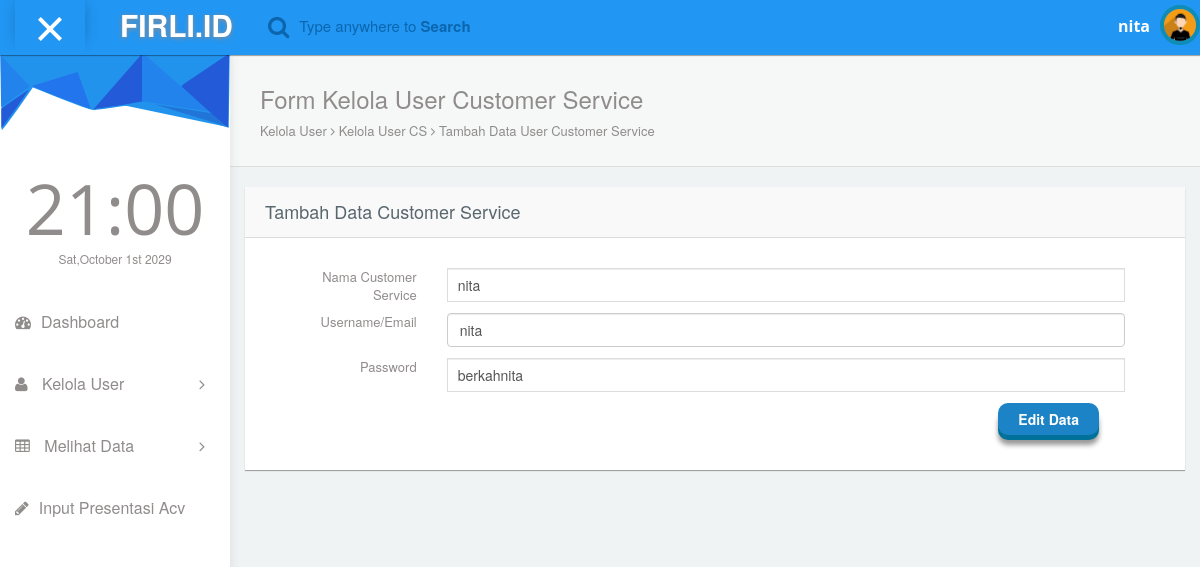
Page /Owner/form_kelola_user_cs.php?edit=usrcs_nita (signed in) on the committed database.
### tables this page shows
CREATE TABLE `ds_account_cs` (
  `id_account_cs` varchar(200) NOT NULL,
  `username` varchar(200) NOT NULL,
  `nama_cs` varchar(200) NOT NULL,
  `password_cs` varchar(200) NOT NULL
);

### Owner/form_kelola_user_cs.php (the view, shortened to what this page needs)
<?php
	include("../Modul Database/koneksi.php");
	$edit="";
	if(isset($_GET['edit'])){
		$edit = $_GET['edit'];
	}
?>
<!DOCTYPE html>
<html lang="en">
<head>
  <link rel="stylesheet" type="text/css" href="asset/css/bootstrap.min.css">
  <link rel="stylesheet" type="text/css" href="asset/css/plugins/font-awesome.min.css"/>
  <link rel="stylesheet" type="text/css" href="asset/css/plugins/datatables.bootstrap.min.css"/>
  <link rel="stylesheet" type="text/css" href="asset/css/plugins/animate.min.css"/>
  <link href="asset/css/style.css" rel="stylesheet">
</head>
<body id="mimin" class="dashboard">
        <nav class="navbar navbar-default header navbar-fixed-top">
          <div class="col-md-12 nav-wrapper">
            <div class="navbar-header" style="width:100%;">
              <div class="opener-left-menu is-open">
                <span class="bottom"></span>
              </div>
                <a href="index_own.php" class="navbar-brand">
                 <b>FIRLI.ID</b>
                </a>
              <ul class="nav navbar-nav search-nav">
                <li>
                   <div class="search">
                    <span class="fa fa-search icon-search" style="font-size:23px;"></span>
                    <div class="form-group form-animate-text">
                      <input type="text" class="form-text" required>
                      <label class="label-search">Type anywhere to <b>Search</b> </label>
                    </div>
                  </div>
                </li>
              </ul>
              <ul class="nav navbar-nav navbar-right user-nav">
                <li class="user-name"><span><?php
								if(isset($_SESSION["username"])){
									echo explode("_",$_SESSION["username"])[0];
								}
							?></span></li>
                  <li class="dropdown avatar-dropdown">
                   <img src="asset/img/avatar.jpg" class="img-circle avatar" alt="user name" data-toggle="dropdown" aria-haspopup="true" aria-expanded="true"/>
                </li>
              </ul>
            </div>
          </div>
        </nav>
      <div class="container-fluid mimin-wrapper">
            <div id="left-menu">
              <div class="sub-left-menu scroll">
                <ul class="nav nav-list">
                    <li><div class="left-bg"></div></li>
                    <li class="time">
                      <h1 class="animated fadeInLeft">21:00</h1>
                      <p class="animated fadeInRight">Sat,October 1st 2029</p>
                    </li>
                    <li >
                        <a href="index_own.php">
                           <span class="fa fa-dashboard"></span>Dashboard
                        </a>
                    </li>
                    <li ><a class="tree-toggle nav-header"><span class="fa fa-user"></span> Kelola User<span class="fa-angle-right fa right-arrow text-right"></span> </a>
                    </li>
                    <li ><a class="tree-toggle nav-header"><span class="fa fa-table"></span> Melihat Data<span class="fa-angle-right fa right-arrow text-right"></span> </a>
                    </li>
                    <li >
                        <a href="input_target.php">
                           <span class="fa fa-pencil"></span>Input Presentasi Acv
                        </a>
                    </li>
                  </ul>
                </div>
            </div>
            <div id="content">
                <div class="panel box-shadow-none content-header">
                  <div class="panel-body">
                    <div class="col-md-12">
                        <h3 class="animated fadeInLeft">Form Kelola User Customer Service</h3>
                        <p class="animated fadeInDown">
                          Kelola User <span class="fa-angle-right fa"></span> Kelola User CS <span class="fa-angle-right fa"></span> Tambah Data User Customer Service
                        </p>
                    </div>
                  </div>
                </div>
                <div class="form-element">
                  <div class="col-md-12 padding-0">
                    <div class="col-md-12">
                      <div class="panel form-element-padding">
                        <div class="panel-heading">
                         <h4>Tambah Data Customer Service</h4>
                        </div>
                         <div class="panel-body" style="padding-bottom:20px;">
                          <div class="col-md-12">
						  <?php
								$query = mysqli_query($conn,"SELECT * FROM ds_account_cs where id_account_cs='$edit'");
								$data = mysqli_fetch_array($query);
							?>
                            <form onkeypress="return event.keyCode != 13 || event.keyCode != 32 ;" method="POST">
								<div class="form-group"><label class="col-sm-2 control-label text-right">Nama Customer Service</label>
								  <div class="col-sm-10"><input required value="<?php echo "$data[nama_cs]"; ?>" name="nama" type="text" class="form-control" placeholder="Nama CS"></div>
								</div>
								<div class="form-group"><label class="col-sm-2 control-label text-right">Username/Email</label>
								  <div class="col-sm-10">
								  <input required onkeypress="return event.keyCode != 32;"  value="<?php echo "$data[username]"; ?>"  name="username" type="email" class="form-control" placeholder="Email">
								  </div>
								</div>
								<div class="form-group"><label class="col-sm-2 control-label text-right">Password</label>
								  <div class="col-sm-10"><input onkeypress="return event.keyCode != 32;" required value="<?php echo "$data[password_cs]"; ?>" name="password" type="text" class="form-control" placeholder="Password"></div>
								</div>
								<div class="panel-body">
									<div class="col-sm-10"></div>
									<input name="addUser" type="Submit" class=" btn btn-3d btn-primary" value="<?php echo ($edit =="" ? "Tambah Data" : "Edit Data") ; ?>"/>
								</div>
							</form>
                          </div>
                        </div>
                      </div>
                    </div>
                  </div>
                </div>
      </div>
</body>
</html>

### rows in the picture
ds_account_cs: nama "nita", username "nita", password "berkahnita"

### other values in the picture
explode("_",$_SESSION["username"])[0] "nita"
